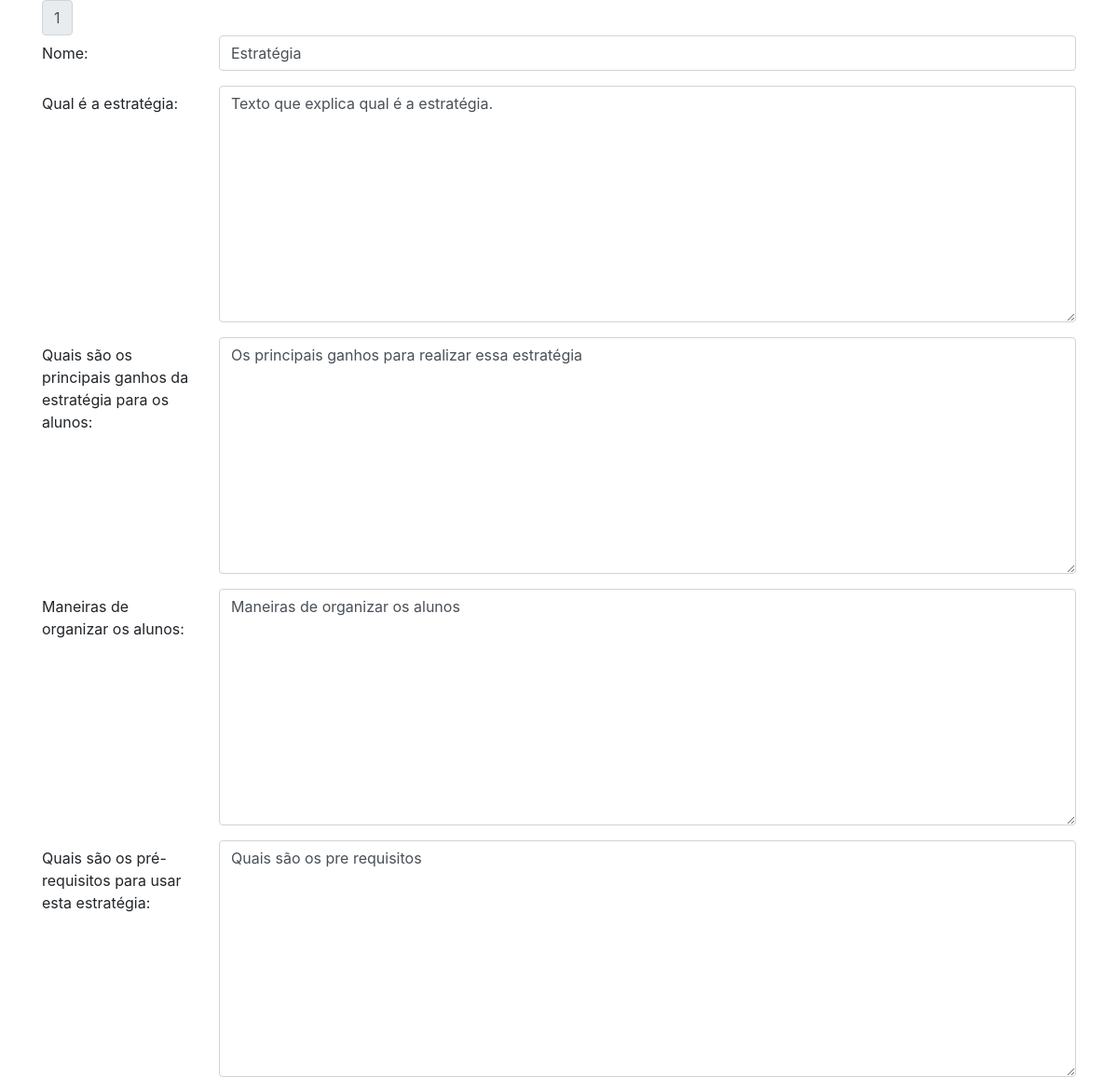
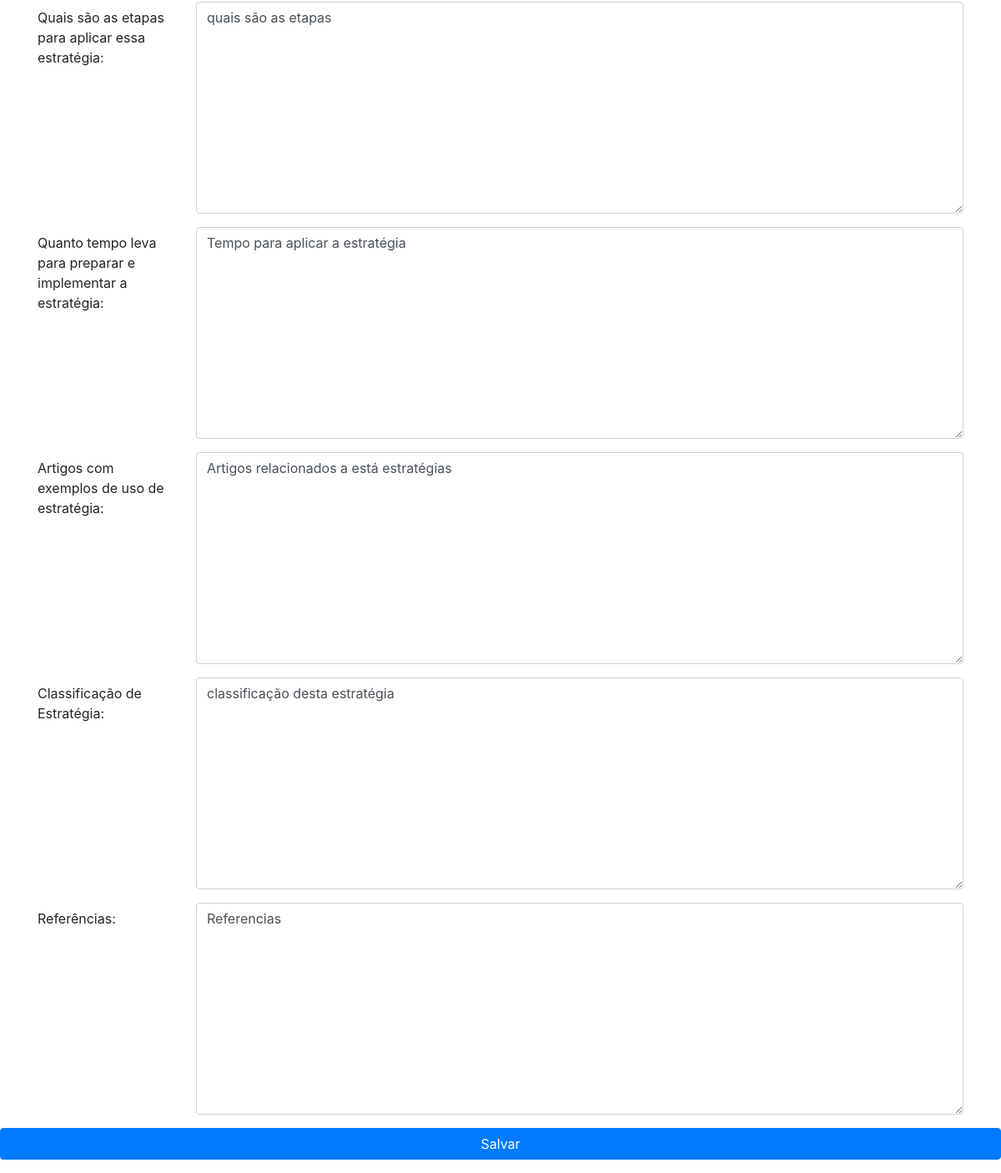
/editar.php?cod=1, run on the app's committed database (2 pictures, top to bottom).
### tables this page shows
CREATE TABLE `tb_estrategias` (
  `cod` int(11) NOT NULL,
  `nome` varchar(100) NOT NULL,
  `qual_estrategia` text NOT NULL,
  `principais_ganhos` text NOT NULL,
  `organizar_alunos` text NOT NULL,
  `etapas` text NOT NULL,
  `implementar_estrutura` text NOT NULL,
  `artigos` text NOT NULL,
  `classificacao` text NOT NULL,
  `referencias` text NOT NULL,
  `status_estrategia` int(11) DEFAULT NULL,
  `cod_usuario` int(11) DEFAULT NULL,
  `preRequisito` text NOT NULL,
  `comentario` text DEFAULT NULL
);

### conexao.php (called while the page is built, shortened)
<?php
class Conexao{
	private $host = 'localhost';
	private $bandoDados = 'opensmals';
	private $user = 'root';
	private $pass = '';
	public function conectar(){
		try{
			$bd = new PDO(
				"mysql:host=$this->host;dbname=$this->bandoDados",
				"$this->user",
				"$this->pass"
			);
			return $bd;
		} catch(PDOException $e){
			echo "erro ao conectar ao banco de dados".$e->getMessage();
		}
	}
}
?>

### dao/EstrategiaDaoMysql.php (called while the page is built, shortened)
<?php
require_once("class/Estrategia.php");
class EstrategiaDaoMysql implements EstrategiaDAO{
    private $conn;
    public function __construct(Conexao $conn){
        $this->conn = $conn->conectar();
    }
    public function findById($id){
        $sql = $this->conn->prepare("SELECT tb_estrategias.nome, tb_estrategias.qual_estrategia,
        tb_estrategias.principais_ganhos, tb_estrategias.organizar_alunos,
         tb_estrategias.etapas, tb_estrategias.implementar_estrutura, tb_estrategias.artigos,
          tb_estrategias.classificacao, tb_estrategias.referencias, tb_estrategias.preRequisito, tb_estrategias.status_estrategia FROM tb_estrategias WHERE tb_estrategias.cod = :cod");
        $sql->bindValue(":cod", $id);
        $sql->execute();
        if($sql->rowCount()>0){
            $dados = $sql->fetch();
            $e = new Estrategia();
            $e->setCod($id);
            $e->setNome($dados['nome']);
            $e->setQualEstrategia($dados['qual_estrategia']);
            $e->setPrincipaisGanhos($dados['principais_ganhos']);
            $e->setOrganizarAlunos($dados['organizar_alunos']);
            $e->setEtapas($dados['etapas']);
            $e->setImplementarEstrategia($dados['implementar_estrutura']);
            $e->setArtigo($dados['artigos']);
            $e->setClassificacao($dados['classificacao']);
            $e->setReferencia($dados['referencias']);
            $e->setPreRequisitos($dados['preRequisito']);
            $e->setStatus($dados['status_estrategia']);
            return $e;
        }
    }
}
?>

### class/Estrategia.php (called while the page is built, shortened)
<?php
class Estrategia {
    private $nome;
    private $qual_estrategia;
    private $principais_ganhos;
    private $organizar_alunos;
    private $etapas;
    private $implementar_estrategia;
    private $artigo;
    private $classificacao;
    private $referencia;
    private $preRequisitos;
    public function setPreRequisitos($x){$this->preRequisitos = $x;}
    public function getPreRequisitos(){return $this->preRequisitos;}
    public function setNome($x){
        $this->nome = $x;
    }
    public function getNome(){
        return $this->nome;
    }
    public function setQualEstrategia($x){
        $this->qual_estrategia = $x;
    }
    public function getQualEstrategia(){
        return $this->qual_estrategia;
    }
    public function setPrincipaisGanhos($x){
        $this->principais_ganhos = $x;
    }
    public function getPrincipaisGanhos(){
        return $this->principais_ganhos;
    }
    public function setOrganizarAlunos($x){
        $this->organizar_alunos = $x;
    }
    public function getOrganizarAlunos(){
        return $this->organizar_alunos;
    }
    public function setEtapas($x){
        $this->etapas = $x;
    }
    public function getEtapas(){
        return $this->etapas;
    }
    public function setImplementarEstrategia($x){
        $this->implementar_estrategia = $x;
    }
    public function getImplementarEstrategia(){
        return $this->implementar_estrategia;
    }
    public function setArtigo($x){
        $this->artigo = $x;
    }
    public function getArtigo(){
        return $this->artigo;
    }
    public function setClassificacao($x){
        return $this->classificacao = $x;
    }
    public function getClassificacao(){
        return $this->classificacao;
    }
    public function setReferencia($x){
        $this->referencia = $x;
    }
    public function getReferencia(){
        return $this->referencia;
    }
}
?>

### editar.php (the view, shortened to what this page needs)
<?php
require("conexao.php");
require("dao/EstrategiaDaoMysql.php");
$conexao = new Conexao();
$estrategiaDao = new EstrategiaDaoMysql($conexao);
$estrategia = $estrategiaDao->findById($_GET['cod']);
?>
<!DOCTYPE html>
<html lang="pt-br">
  <head>
    <link rel="stylesheet" href="https://stackpath.bootstrapcdn.com/bootstrap/4.1.3/css/bootstrap.min.css">
  </head>
  <body>
    <div class="container">
        <form action="update-estrategia.php" method="GET">
            <div class="input-group-prepend">
                <span class="input-group-text" name="cod"><?=$_GET['cod']?></span>
            </div>
            <div class="form-group row">
                <label for="nome" class="col-sm-2 col-form-label">Nome: </label>
                <div class="col-sm-10">
                <input type="text" class="form-control" placeholder="nome" name="nome" value="<?=$estrategia->getNome();?>">
                </div>
            </div>
            <div class="form-group row">
                <label for="qual-estrategia" class="col-sm-2 col-form-label">Qual é a estratégia:</label>
                <div class="col-sm-10">
                <textarea name="qual-estrategia" class="form-control" id="qual-estrategia" cols="30" rows="10" placeholder="Qual é a estratégia"><?=$estrategia->getQualEstrategia();?></textarea>
                </div>
            </div>
            <div class="form-group row">
                <label for="inputPassword3" class="col-sm-2 col-form-label">Quais são os principais ganhos da estratégia para os alunos: </label>
                <div class="col-sm-10">
                <textarea name="principais-ganhos" class="form-control" id="principais-ganhos" placeholder="Quais são os principais ganhos da estratégia para os alunos:" cols="30" rows="10"><?=$estrategia->getPrincipaisGanhos();?></textarea>
                </div>
            </div>
            <div class="form-group row">
                <label for="organizar-alunos" class="col-sm-2 col-form-label">Maneiras de organizar os alunos: </label>
                <div class="col-sm-10">
                <textarea name="organizar-alunos"  class="form-control" id="organizar-alunos" placeholder="Maneiras de organizar os alunos:" cols="30" rows="10"><?=$estrategia->getOrganizarAlunos()?></textarea>
                </div>
            </div>
            <div class="form-group row">
                <label for="pre-requisitos" class="col-sm-2 col-form-label">Quais são os pré-requisitos para usar esta estratégia: </label>
                <div class="col-sm-10">
                <textarea name="pre-requisitos"  class="form-control" id="pre-requisitos" placeholder="Quais são os pré-requisitos para usar esta estratégia:" cols="30" rows="10"><?=$estrategia->getPreRequisitos();?></textarea>
                </div>
            </div>
            <div class="form-group row">
                <label for="inputPassword3" class="col-sm-2 col-form-label">Quais são as etapas para aplicar essa estratégia: </label>
                <div class="col-sm-10">
                <textarea name="etapas" class="form-control" id="etapas" placeholder="Quais são as etapas para aplicar essa estratégia:" cols="30" rows="10"><?=$estrategia->getEtapas();?></textarea>
                </div>
            </div>
            <div class="form-group row">
                <label for="inputPassword3" class="col-sm-2 col-form-label">Quanto tempo leva para preparar e implementar a estratégia: </label>
                <div class="col-sm-10">
                <textarea name="implementar-estrategia" id="principais-ganhos" placeholder="Quanto tempo leva para preparar e implementar a estratégia:" class="form-control" cols="30" rows="10"><?=$estrategia->getImplementarEstrategia();?></textarea>
                </div>
            </div>
                <div class="form-group row">
                    <label for="inputPassword3" class="col-sm-2 col-form-label">Artigos com exemplos de uso de estratégia: </label>
                    <div class="col-sm-10">
                        <textarea name="artigo" id="artigo" placeholder="Artigos com exemplos de uso de estratégia:" class="form-control" cols="30" rows="10"><?=$estrategia->getArtigo()?></textarea>
                    </div>
                </div>
                <div class="form-group row">
                    <label for="inputPassword3" class="col-sm-2 col-form-label">Classificação de Estratégia: </label>
                    <div class="col-sm-10">
                        <textarea name="estrategia" id="estrategia" placeholder="Classificação de Estratégia:" class="form-control" cols="30" rows="10"><?=$estrategia->getClassificacao();?></textarea>
                    </div>
                </div>
                <div class="form-group row">
                    <label for="inputPassword3" class="col-sm-2 col-form-label">Referências: </label>
                    <div class="col-sm-10">
                        <textarea name="referencia" id="referencia" placeholder="Referências:" class="form-control" cols="30" rows="10"><?=$estrategia->getReferencia();?></textarea>
                    </div>
                </div>
            </div>
                <div class="form-group row">
                    <div class="col-sm-12">
                    <button type="submit" class="btn btn-primary btn-block">Salvar</button>
                    </div>
                </div>
  </body>
</html>

### data on the page
tb_estrategias: nome "Estratégia", qual-estrategia "Texto que explica qual é a estratégia.", principais-ganhos "Os principais ganhos para realizar essa estratégia", organizar-alunos "Maneiras de organizar os alunos", pre-requisitos "Quais são os pre requisitos", etapas "quais são as etapas", implementar-estrategia "Tempo para aplicar a estratégia", artigo "Artigos relacionados a está estratégias", estrategia "classificação desta estratégia", referencia "Referencias"

### other printed values
$_GET['cod'] "1"
